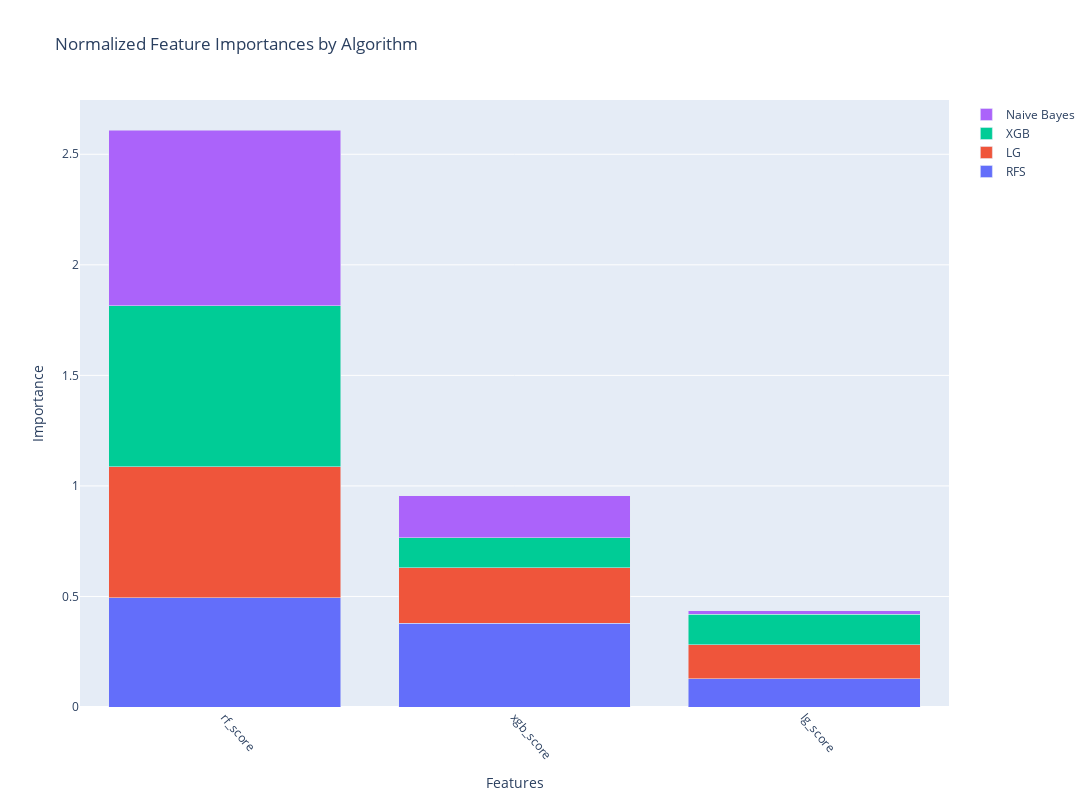

Here is the notebook cell this chart was saved with:
### Code cell
models = ['naive_bayes', 'xgboost', 'random_forest', 'logistic_regression']

optimizer = ModelOptimizer(models, Xtrain, Ytrain, n_trials=iterations, early_stopping_rounds=10)
best_params, best_models = optimizer.run_models()
print("Best parameters:", best_params)

evaluator = ModelEvaluator(Xtrain, Ytrain, Xval, Yval, Xtest, Ytest, best_models)
evaluator.evaluate_models()
evaluator.plot_roc_curves()

feature_importance = FeatureImportance(input, best_models, run_correlation_cluster=True)
feature_importance.calculate_importances()
feature_importance.calculate_cumulative_importance()
features_to_keep, features_to_discard = feature_importance.find_highly_correlated_features()

print("Features to keep:", features_to_keep)
print("Features to discard:", features_to_discard)

sorted_features, non_zero_features = feature_importance.plot_importances()

# Filter away highly correlated features and take away the absolute worst
filtered_list = [item for item in sorted_features if item not in features_to_discard]
SelectionOne = filtered_list[:40]

print("Non-zero features:", non_zero_features)

### Figure 1 — Plotly figure (JSON) as saved in the notebook; plotly's stock layout.template omitted (floating-point values rounded to 4 significant figures)
{"data": [{"name": "RFS", "type": "bar", "x": ["rf_score", "xgb_score", "lg_score"], "y": [0.4932, 0.3791, 0.1277]}, {"name": "LG", "type": "bar", "x": ["rf_score", "xgb_score", "lg_score"], "y": [0.5933, 0.2518, 0.1549]}, {"name": "XGB", "type": "bar", "x": ["rf_score", "xgb_score", "lg_score"], "y": [0.7287, 0.1347, 0.1366]}, {"name": "Naive Bayes", "type": "bar", "x": ["rf_score", "xgb_score", "lg_score"], "y": [0.793, 0.1908, 0.0162]}], "layout": {"barmode": "stack", "height": 800, "title": {"text": "Normalized Feature Importances by Algorithm"}, "width": 2800, "xaxis": {"categoryorder": "total descending", "tickangle": 50, "title": {"text": "Features"}}, "yaxis": {"title": {"text": "Importance"}}}}
